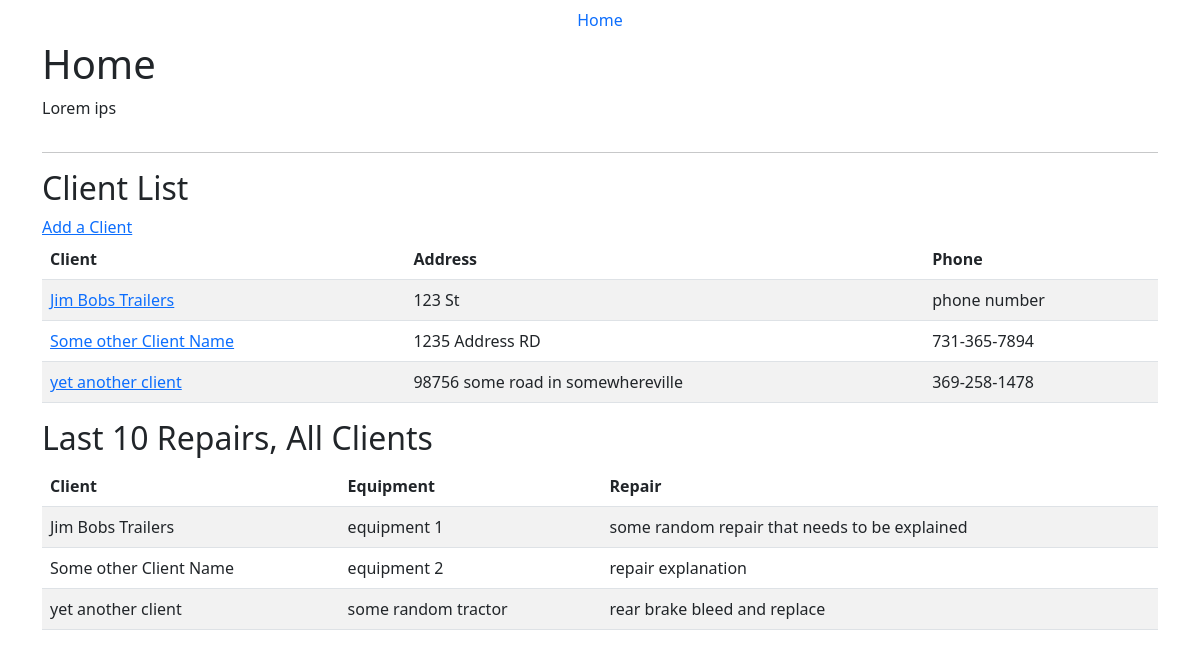
The page / on the database its author committed.
### equipment/models.py (models this page shows, shortened)
class Clients(models.Model):
    name = models.CharField(max_length=100)
    address = models.CharField(max_length=100)
    phone = models.CharField(max_length=100)

class Repairs(models.Model):
    name = models.CharField(max_length=100)
    description = models.TextField(default='Describe the repair here.')
    equipment = models.ForeignKey(Equipment, on_delete=models.CASCADE)
    created = models.DateTimeField(auto_now=True, auto_now_add=False, blank=True)
    updated = models.DateTimeField(auto_now=False, auto_now_add=True, blank=True)

class Equipment(models.Model):
    name = models.CharField(max_length=100)
    description = models.CharField(max_length=100)
    client = models.ForeignKey(Clients, on_delete=models.CASCADE)
    created = models.DateTimeField(auto_now=True, auto_now_add=False, blank=True)
    updated = models.DateTimeField(auto_now=False, auto_now_add=True, blank=True)

### equipment/views.py (the view)
# urls.py: path('', views.home, name='home'),
def home(request):
    clients = Clients.objects.all()
    repairs = Repairs.objects.all().order_by('-updated')[:10]
    context = {
        'clients': clients,
        'repairs': repairs,
        }
    return render(request, 'home.html', context)

### templates/home.html (shortened to what this page needs)
{% extends "base.html" %}
{% block content %}
<div class="container">
  <div class="row">
    <div class="col-md-12">
      <h1>Home</h1>
      <p>
        Lorem ips
      </p>
    </div>
  </div>
  <hr>
  <div class="row">
    <div class="col-md-12">
      <h2>Client List</h2>
      <a href="/addclient">Add a Client</a>
      <table class="table table-striped">
        <thead>
          <tr>
            <th>Client</th>
            <th>Address</th>
            <th>Phone</th>
          </tr>
        </thead>
        <tbody>
          {% for client in clients %}
          <tr>
            <td><a href="clientequipment/{{client.id}}">{{client.name}}</a></td>
            <td>{{ client.address }}</td>
            <td>{{ client.phone }}</td>
          </tr>
          {% endfor %}
        </tbody>
      </table>
    </div>
    <div class="col-md-12">
      <h2>Last 10 Repairs, All Clients</h2>
      <table class="table table-striped">
        <thead>
          <tr>
            <th>Client</th>
            <th>Equipment </th>
            <th>Repair</th>
          </tr>
        </thead>
        <tbody>
          {% for item in repairs %}
          <tr>
            <td>{{item.equipment.client.name}}</td>
            <td>{{ item.equipment.name }}</td>
            <td>{{ item.description }}</td>
          </tr>
          {% endfor %}
        </tbody>
      </table>
    </div>
  </div>
</div>
{% endblock %}

### templates/base.html (shortened to what this page needs)
<!doctype html>
<html lang="en">
<head>
  <link href="https://cdn.jsdelivr.net/npm/bootstrap@5.2.1/dist/css/bootstrap.min.css" rel="stylesheet"
>
</head>
<body>
  <header>
    <nav class="nav justify-content-center  ">
      <a class="nav-link active" href="/">Home</a>
    </nav>
  </header>
  <main>
    {% block content %}{% endblock %}
  </main>
</body>
</html>

### rows shown on the page
Clients: name "Jim Bobs Trailers", address "123 St", phone "phone number"
Clients: name "Some other Client Name", address "1235 Address RD", phone "731-365-7894"
Clients: name "yet another client", address "98756 some road in somewhereville", phone "369-258-1478"
Repairs: equipment.client.name "Jim Bobs Trailers", equipment.name "equipment 1", description "some random repair that needs to be explained"
Repairs: equipment.client.name "Some other Client Name", equipment.name "equipment 2", description "repair explanation"
Repairs: equipment.client.name "yet another client", equipment.name "some random tractor", description "rear brake bleed and replace"
